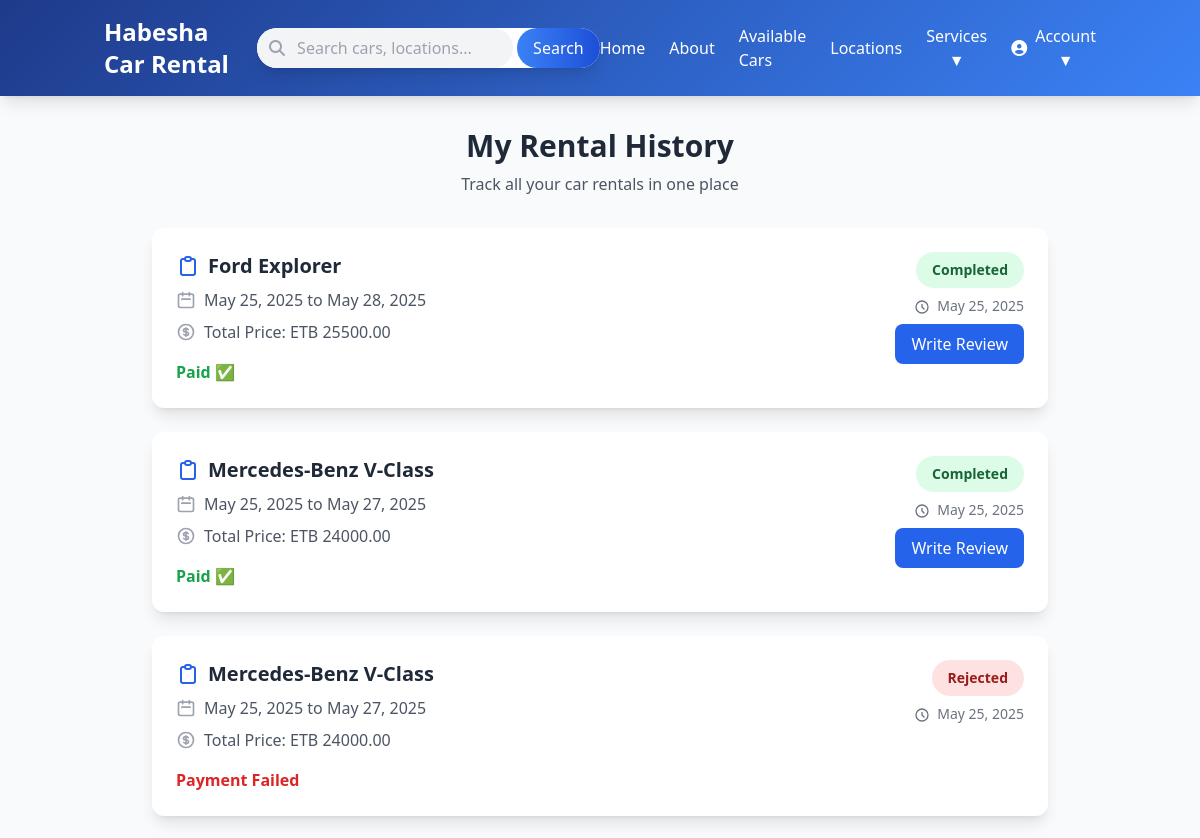
The page /rental-history/ (signed in, upper part) on the database as committed earlier.
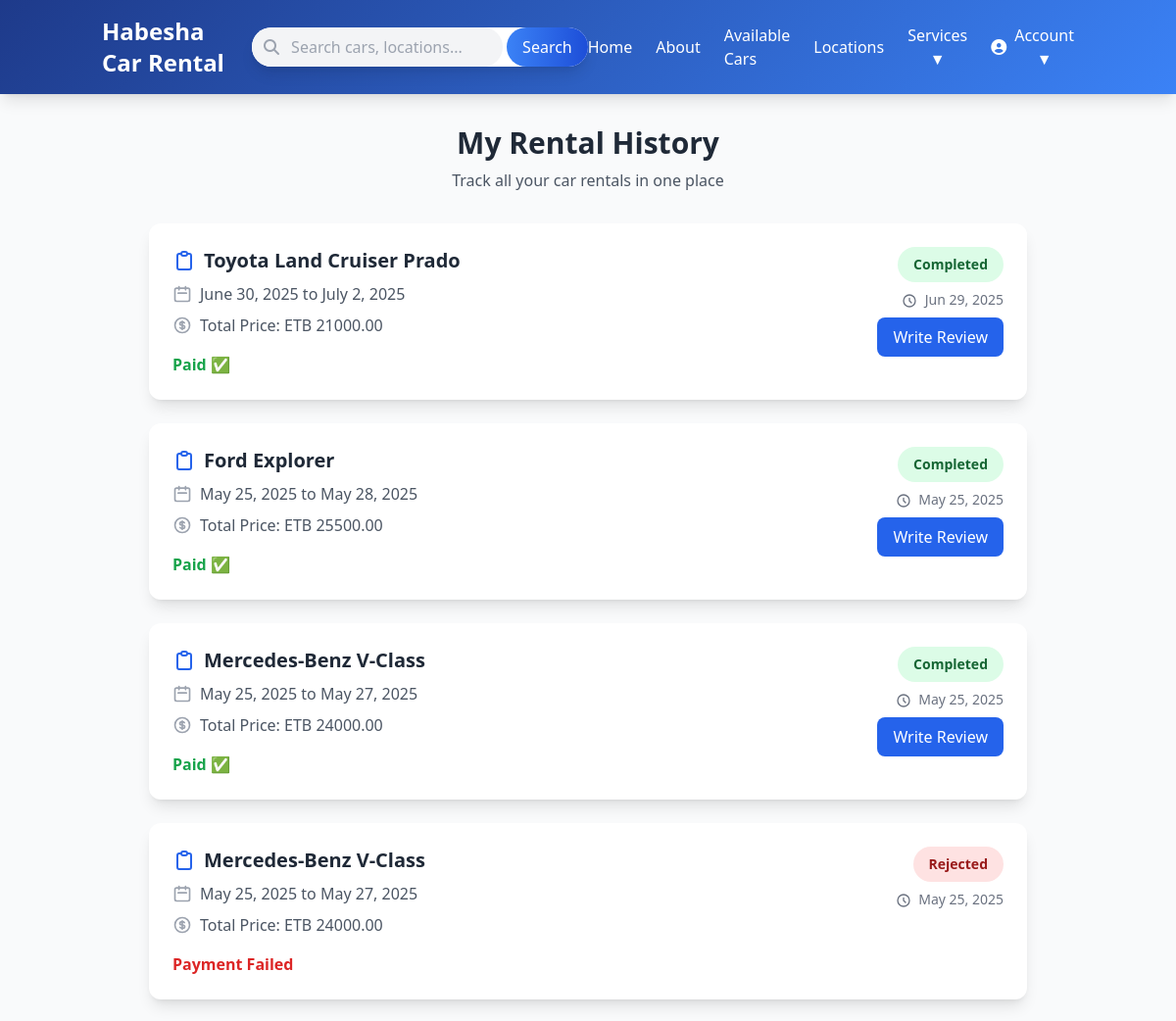
The same page on the database as committed later.
### rental/models.py (models this page shows, shortened)
class Booking(models.Model):
    STATUS_CHOICES = [
        ('Pending', 'Pending'),
        ('pending Admin Approval', 'Pending Admin Approval'),
        ('Approved', 'Approved'),
        ('Rejected', 'Rejected'),
        ('Completed', 'Completed'),
        ('Cancelled', 'Cancelled'),
    ]
    PAYMENT_STATUS_CHOICES =[
        ('Unpaid', 'Unpaid'),
        ('Paid', 'Paid'),
        ('Failed', 'Failed'),
    ]
    user = models.ForeignKey(User, on_delete=models.CASCADE,null=True, blank=True)
    car = models.ForeignKey(Car, on_delete=models.CASCADE)
    start_date = models.DateField()
    end_date = models.DateField()
    total_price = models.DecimalField(max_digits=15, decimal_places=2)
    status = models.CharField(max_length=100, choices=STATUS_CHOICES, default='Pending')
    payment_status = models.CharField(max_length=15, choices=PAYMENT_STATUS_CHOICES, default='Unpaid')
    loyality_points_earned =models.IntegerField(default=0)
    created_at = models.DateTimeField(auto_now_add=True)

class Car(models.Model):
    TRANSMISSION_CHOICES = [
        ('A', 'Automatic'),
        ('M', 'Manual'),
    ]
    CATEGORY_CHOICES = [
        ('tour-package', 'Tour Package'),
        ('airport-transfer', 'Airport Transfer'),
        ('wedding-cars', 'Wedding Cars'),
        ('corporate-rentals', 'Corporate Rentals'),
    ]
    Location =models.ForeignKey('Location', on_delete=models.SET_NULL, null=True, blank=True)
    name = models.CharField(max_length=255)
    brand = models.CharField(max_length=50)
    model_year = models.IntegerField()
    transmission = models.CharField(max_length=10, choices=TRANSMISSION_CHOICES)
    seats = models.IntegerField()
    price_per_day = models.DecimalField(max_digits=15, decimal_places=2)
    image = models.ImageField(upload_to='cars/', blank=True, null=True)
    is_available = models.BooleanField(default=True)
    rating = models.FloatField(default=0.0)
    gps_tracking = models.BooleanField(default=False)
    description = models.TextField(blank=True, null=True)
    latitude = models.FloatField( null=True, blank=True)
    longitude = models.FloatField( null=True, blank=True)
    category = models.CharField(max_length=100, choices=CATEGORY_CHOICES, default='tour-package')

### rental/views.py (the view)
# urls.py: path('rental-history/', views.rental_history, name='rental_history'),
@login_required
def rental_history(request):
    rentals = Booking.objects.filter(user=request.user).order_by('-created_at')
    return render(request, 'rental/rental_history.html', {'rentals': rentals})

### rental/models.py (called while the page is built)
    def is_complete(self):
        return all([
            self.phone_number,
            self.address,
            self.id_front_image,
            self.id_back_image,
            self.extracted_name,
        ])

### rental/templates/rental/rental_history.html (shortened to what the changed rows need)
{% extends 'rental/base.html' %}
{% load mathfilters %}
{% block content %}
<div class="max-w-4xl mx-auto">
    <div class="text-center mb-8" data-aos="fade-up">
        <h1 class="text-3xl font-bold text-gray-800 mb-2">My Rental History</h1>
    </div>
    <div class="space-y-6">
        {% for rental in rentals %}
        <div class="bg-white rounded-xl shadow-lg overflow-hidden" data-aos="fade-up" data-aos-delay="{{ forloop.counter|mul:100 }}">
            <div class="p-6">
                <div class="md:flex justify-between items-start">
                    <div class="mb-4 md:mb-0">
                        <div class="flex items-center mb-2">
                            <h2 class="text-xl font-bold text-gray-800">{{ rental.car.name }}</h2>
                        </div>
                        <div class="space-y-2 text-gray-600">
                            <div class="flex items-center">
                                <svg xmlns="http://www.w3.org/2000/svg" class="h-5 w-5 text-gray-400 mr-2" fill="none" viewBox="0 0 24 24" stroke="currentColor">
                                    <path stroke-linecap="round" stroke-linejoin="round" stroke-width="2" d="M8 7V3m8 4V3m-9 8h10M5 21h14a2 2 0 002-2V7a2 2 0 00-2-2H5a2 2 0 00-2 2v12a2 2 0 002 2z" />
                                </svg>
                                <span>{{ rental.start_date }} to {{ rental.end_date }}</span>
                            </div>
                            <div class="flex items-center">
                                <span>Total Price: ETB {{ rental.total_price }}</span>
                            </div>
                        </div>
                        <div class="mt-4">
                            {% if rental.status == 'Pending' and rental.payment_status == 'Unpaid' %}
                                <a href="{% url 'process_payment' rental.id %}" class="inline-block bg-green-600 text-white px-4 py-2 rounded-lg hover:bg-green-700">
                                    Pay Now
                                </a>
                            {% elif rental.status == 'Pending Admin Approval' and rental.payment_status == 'Paid' %}
                                <span class="text-yellow-600 font-bold">Waiting for Admin Confirmation</span>
                            {% elif rental.status == 'Completed' %}
                                <span class="text-green-600 font-bold">Paid ✅</span>
                            {% elif rental.payment_status == 'Failed' %}
                                <span class="text-red-600 font-bold">Payment Failed</span>
                            {% endif %}
                        </div>
                    </div>
                    <div class="text-right">
                        <span class="inline-block px-4 py-2 rounded-full text-sm font-semibold
                            {% if rental.status == 'Pending' %}bg-yellow-100 text-yellow-800
                            {% elif rental.status == 'Pending Admin Approval' %}bg-yellow-100 text-yellow-800
                            {% elif rental.status == 'Approved' %}bg-green-100 text-green-800
                            {% elif rental.status == 'Rejected' %}bg-red-100 text-red-800
                            {% elif rental.status == 'Completed' %}bg-green-100 text-green-800
                            {% else %}bg-gray-100 text-gray-800{% endif %}">
                            {{ rental.get_status_display }}
                        </span>
                        <p class="text-sm text-gray-500 mt-2">
                            <svg xmlns="http://www.w3.org/2000/svg" class="h-4 w-4 inline mr-1" fill="none" viewBox="0 0 24 24" stroke="currentColor">
                                <path stroke-linecap="round" stroke-linejoin="round" stroke-width="2" d="M12 8v4l3 3m6-3a9 9 0 11-18 0 9 9 0 0118 0z" />
                            </svg>
                            {{ rental.created_at|date:"M d, Y" }}
                        </p>
                        {% if rental.status == "Completed" %}
                            <a href="{% url 'add_review' rental.car.id %}" class="btn-primary px-4 py-2 mt-2 inline-block text-white bg-blue-600 rounded-lg hover:bg-blue-700 transition">
                                Write Review
                            </a>
                        {% endif %}
                    </div>
                </div>
            </div>
        </div>
        {% endfor %}
    </div>
</div>
{% endblock %}

Rows that differ between the two databases and show on the page:
added Booking: car.name "Toyota Land Cruiser Prado", start_date "June 30, 2025", end_date "July 2, 2025", total_price "21000.00", shows "Paid ✅", status "Completed", created_at "Jun 29, 2025", shows "Write Review"
